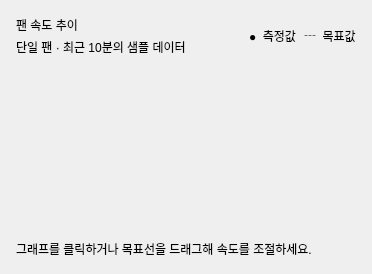
          <widget class="QFrame" name="chartPanel">
           <property name="kind" stdset="0">
            <string notr="true">panel</string>
           </property>
           <layout class="QVBoxLayout" name="chartPanelLayout">
            <property name="spacing">
             <number>8</number>
            </property>
            <property name="leftMargin">
             <number>16</number>
            </property>
            <property name="topMargin">
             <number>16</number>
            </property>
            <property name="rightMargin">
             <number>16</number>
            </property>
            <property name="bottomMargin">
             <number>16</number>
            </property>
            <item>
             <layout class="QHBoxLayout" name="chartHeaderLayout">
              <property name="spacing">
               <number>8</number>
              </property>
              <item>
               <layout class="QVBoxLayout" name="chartTitleLayout">
                <property name="spacing">
                 <number>4</number>
                </property>
                <property name="leftMargin">
                 <number>0</number>
                </property>
                <property name="topMargin">
                 <number>0</number>
                </property>
                <property name="rightMargin">
                 <number>0</number>
                </property>
                <property name="bottomMargin">
                 <number>0</number>
                </property>
                <item>
                 <widget class="QLabel" name="chartTitle">
                  <property name="text">
                   <string>팬 속도 추이</string>
                  </property>
                  <property name="role" stdset="0">
                   <string notr="true">title</string>
                  </property>
                 </widget>
                </item>
                <item>
                 <widget class="QLabel" name="chartSubtitle">
                  <property name="text">
                   <string>단일 팬 · 최근 10분의 샘플 데이터</string>
                  </property>
                  <property name="role" stdset="0">
                   <string notr="true">muted</string>
                  </property>
                 </widget>
                </item>
               </layout>
              </item>
              <item>
               <spacer name="chartTitleSpace">
                <property name="orientation">
                 <enum>Qt::Horizontal</enum>
                </property>
                <property name="sizeHint">
                 <size>
                  <width>20</width>
                  <height>20</height>
                 </size>
                </property>
               </spacer>
              </item>
              <item>
               <widget class="QLabel" name="actualLegend">
                <property name="text">
                 <string>●  측정값</string>
                </property>
               </widget>
              </item>
              <item>
               <widget class="QLabel" name="targetLegend">
                <property name="text">
                 <string>┄  목표값</string>
                </property>
               </widget>
              </item>
             </layout>
            </item>
            <item>
             <widget class="QWidget" name="fanChartHost">
              <property name="minimumSize">
               <size>
                <width>340</width>
                <height>168</height>
               </size>
              </property>
              <property name="maximumSize">
               <size>
                <width>16777215</width>
                <height>180</height>
               </size>
              </property>
              <layout class="QVBoxLayout" name="fanChartLayout">
               <property name="spacing">
                <number>0</number>
               </property>
               <property name="leftMargin">
                <number>0</number>
               </property>
               <property name="topMargin">
                <number>0</number>
               </property>
               <property name="rightMargin">
                <number>0</number>
               </property>
               <property name="bottomMargin">
                <number>0</number>
               </property>
              </layout>
             </widget>
            </item>
            <item>
             <widget class="QLabel" name="chartHint">
              <property name="text">
               <string>그래프를 클릭하거나 목표선을 드래그해 속도를 조절하세요.</string>
              </property>
              <property name="role" stdset="0">
               <string notr="true">muted</string>
              </property>
              <property name="wordWrap">
               <bool>true</bool>
              </property>
             </widget>
            </item>
           </layout>
          </widget>
